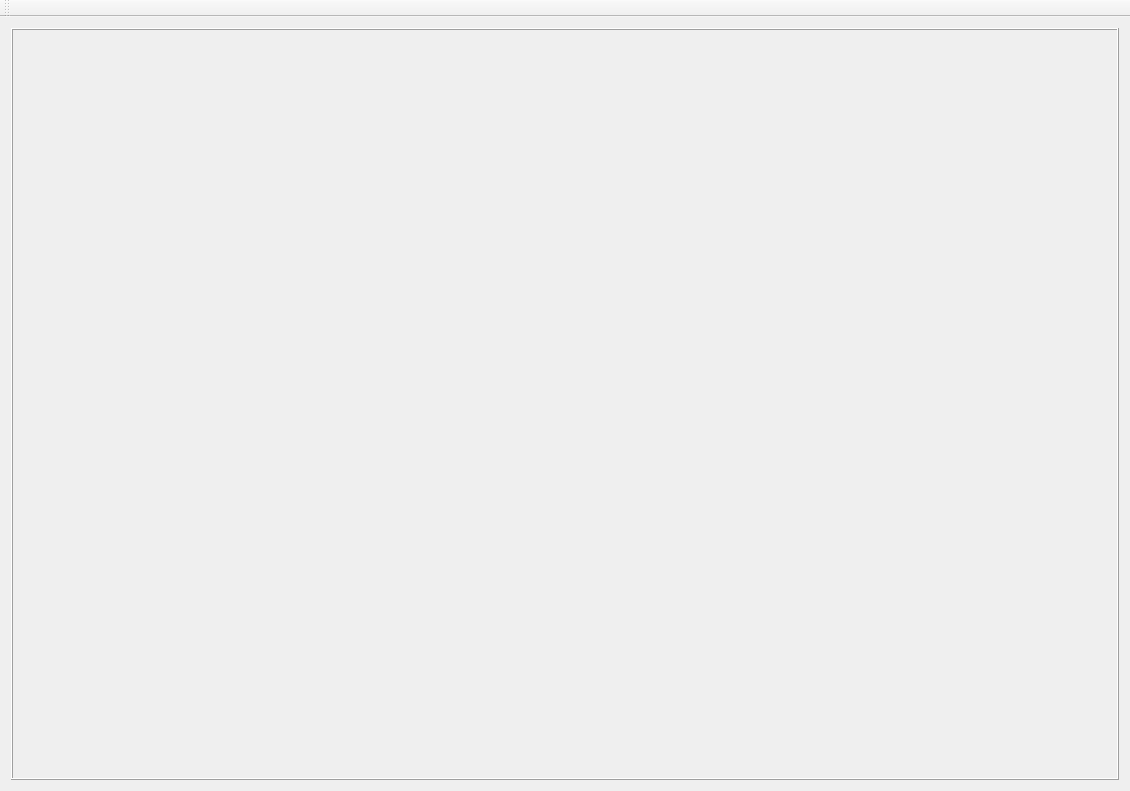
<?xml version="1.0" encoding="UTF-8"?>
<ui version="4.0">
 <class>MainFrm</class>
 <widget class="QMainWindow" name="MainFrm">
  <property name="geometry">
   <rect>
    <x>0</x>
    <y>0</y>
    <width>1130</width>
    <height>791</height>
   </rect>
  </property>
  <property name="windowTitle">
   <string>Texture Tool</string>
  </property>
  <widget class="QWidget" name="centralWidget">
   <layout class="QVBoxLayout" name="verticalLayout">
    <item>
     <widget class="QFrame" name="mRenderViewFrame">
      <property name="frameShape">
       <enum>QFrame::Box</enum>
      </property>
      <property name="frameShadow">
       <enum>QFrame::Raised</enum>
      </property>
     </widget>
    </item>
   </layout>
  </widget>
  <widget class="QMenuBar" name="mMenuBar">
   <property name="geometry">
    <rect>
     <x>0</x>
     <y>0</y>
     <width>1130</width>
     <height>21</height>
    </rect>
   </property>
  </widget>
  <widget class="QToolBar" name="mToolBar">
   <attribute name="toolBarArea">
    <enum>TopToolBarArea</enum>
   </attribute>
   <attribute name="toolBarBreak">
    <bool>false</bool>
   </attribute>
  </widget>
 </widget>
 <layoutdefault spacing="6" margin="11"/>
 <resources>
  <include location="TextureTool.qrc"/>
 </resources>
 <connections/>
</ui>
